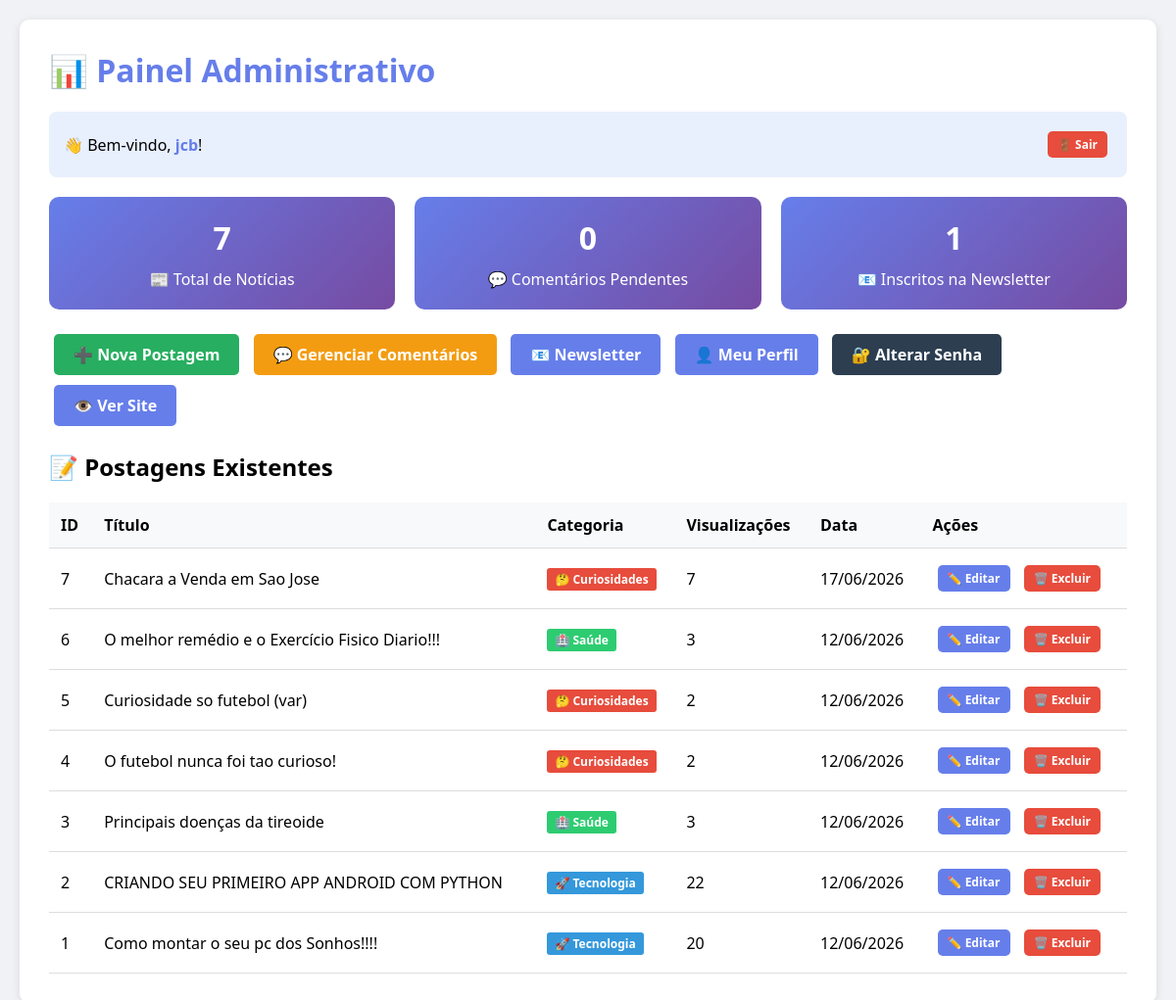
Before: /admin (signed in) with the older database file.
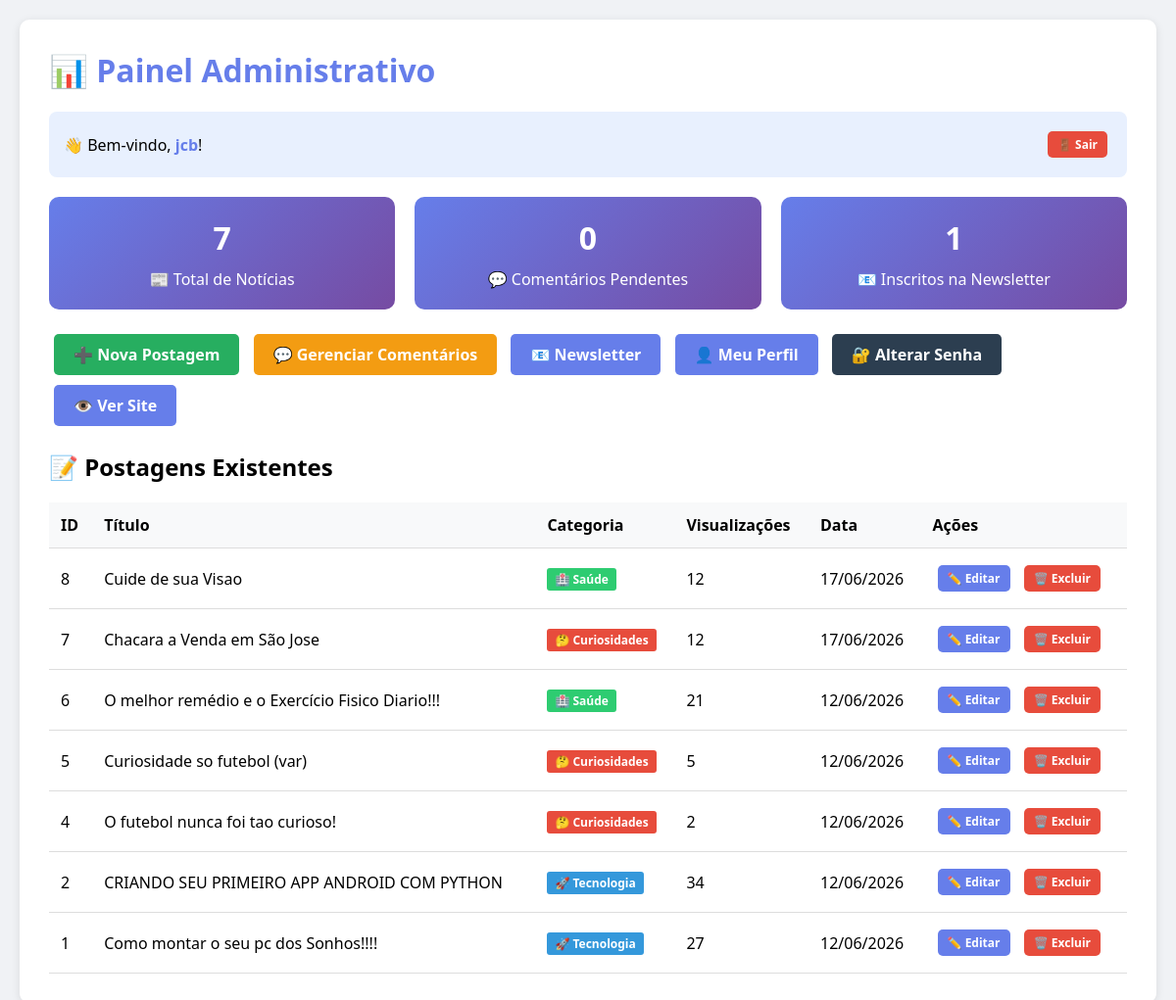
After: the same page with the newer database file.
### app.py (models this page shows)
class Noticia(db.Model):
    id = db.Column(db.Integer, primary_key=True)
    titulo = db.Column(db.String(200), nullable=False)
    conteudo = db.Column(db.Text, nullable=False)
    categoria = db.Column(db.String(50), nullable=False)
    imagem = db.Column(db.String(200), nullable=True)
    video_url = db.Column(db.String(200), nullable=True)
    visualizacoes = db.Column(db.Integer, default=0)
    data_publicacao = db.Column(db.DateTime, default=datetime.utcnow)

### app.py (the view)
@app.route('/admin')
def admin_panel():
    if not session.get('logged_in'):
        return redirect(url_for('login'))
    noticias = Noticia.query.order_by(Noticia.data_publicacao.desc()).all()
    comentarios_pendentes = Comentario.query.filter_by(aprovado=False).count()
    inscritos_count = Inscrito.query.filter_by(ativo=True).count()
    return render_template('admin.html', noticias=noticias,
                           comentarios_pendentes=comentarios_pendentes,
                           inscritos_count=inscritos_count)

### app.py (called while the page is built)
@app.context_processor
def utility_processor():
    return dict(converter_link_youtube=converter_link_youtube)

### templates/admin.html (shortened to what this page needs)
<!DOCTYPE html>
<html lang="pt-br">
<head>
</head>
<body>
    <div class="container">
        <h1>📊 Painel Administrativo</h1>
        <div class="user-info">
            <div>👋 Bem-vindo, <span class="user-name">{{ session.username }}</span>!</div>
            <div>
                <a href="/logout" class="btn btn-danger" style="padding: 5px 10px; font-size: 12px;">🚪 Sair</a>
            </div>
        </div>
        <div class="stats">
            <div class="stat-card">
                <h3>{{ noticias|length }}</h3>
                <p>📰 Total de Notícias</p>
            </div>
            <div class="stat-card">
                <h3>{{ comentarios_pendentes }}</h3>
                <p>💬 Comentários Pendentes</p>
            </div>
            <div class="stat-card">
                <h3>{{ inscritos_count }}</h3>
                <p>📧 Inscritos na Newsletter</p>
            </div>
        </div>
        <div style="margin: 20px 0;">
            <a href="/admin/nova" class="btn btn-success">➕ Nova Postagem</a>
            <a href="/admin/comentarios" class="btn btn-warning">💬 Gerenciar Comentários</a>
            <a href="/admin/newsletter" class="btn">📧 Newsletter</a>
            <a href="/admin/perfil" class="btn" style="background: #f39c12;">👤 Meu Perfil</a>
            <a href="/admin/alterar-senha" class="btn btn-dark" style="background: #e74c3c;">🔐 Alterar Senha</a>
            <a href="/" class="btn">👁️ Ver Site</a>
        </div>
        <h2>📝 Postagens Existentes</h2>
        <table>
            <thead>
                <tr><th>ID</th><th>Título</th><th>Categoria</th><th>Visualizações</th><th>Data</th><th>Ações</th></tr>
            </thead>
            <tbody>
                {% for noticia in noticias %}
                <tr>
                    <td>{{ noticia.id }}</td>
                    <td>{{ noticia.titulo }}</td>
                    <td>
                        <span class="categoria-badge
                            {% if noticia.categoria == 'tecnologia' %}tech
                            {% elif noticia.categoria == 'saude' %}saude
                            {% else %}curiosidades{% endif %}">
                            {% if noticia.categoria == 'tecnologia' %}🚀 Tecnologia
                            {% elif noticia.categoria == 'saude' %}🏥 Saúde
                            {% else %}🤔 Curiosidades{% endif %}
                        </span>
                    </td>
                    <td>{{ noticia.visualizacoes }}</td>
                    <td>{{ noticia.data_publicacao.strftime('%d/%m/%Y') }}</td>
                    <td>
                        <a href="/admin/editar/{{ noticia.id }}" class="btn" style="padding: 5px 10px; font-size: 12px;">✏️ Editar</a>
                        <a href="/admin/excluir/{{ noticia.id }}" class="btn btn-danger" style="padding: 5px 10px; font-size: 12px;" onclick="return confirm('Tem certeza?')">🗑️ Excluir</a>
                    </td>
                </tr>
                {% endfor %}
            </tbody>
        </table>
    </div>
</body>
</html>

Changed rows visible on the page:
removed Noticia: id "3", titulo "Principais doenças da tireoide", categoria "🏥 Saúde", visualizacoes "3", data_publicacao "12/06/2026"
added Noticia: id "8", titulo "Cuide de sua Visao", categoria "🏥 Saúde", visualizacoes "12", data_publicacao "17/06/2026"
changed Noticia id 7: titulo "Chacara a Venda em Sao Jose" → "Chacara a Venda em São Jose"; visualizacoes "7" → "12"
changed Noticia "O melhor remédio e o Exercício Fisico Diario!!!": visualizacoes "3" → "21"
changed Noticia "Curiosidade so futebol (var)": visualizacoes "2" → "5"
changed Noticia "CRIANDO SEU PRIMEIRO APP ANDROID COM PYTHON": visualizacoes "22" → "34"
changed Noticia "Como montar o seu pc dos Sonhos!!!!": visualizacoes "20" → "27"
